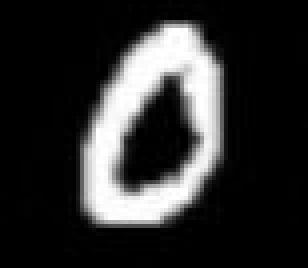
#> input picture auto_deploy/data/0.jpg, 77 x 67 px (shown 4 times larger)
$ jupyter execute --allow-errors graph_tutorial.ipynb
#> lines starting #> are read from the running program, lines starting #| are printed output that depends on the picture
### auto_deploy/graph.py
import numpy as np
import cv2
import onnx
import onnxruntime
import torch
from torch import nn
import array
from op_codegen import cg

class Attr(object):
    def __init__(self, ksize=0, stride=0, pad=0, c_in=0, c_out=0):
        self.ksize = ksize
        self.stride = stride
        self.pad = pad
        self.c_in = c_in
        self.c_out = c_out


class Tensor(object):
    # consumer
    # producer
    # [13 lines left out: function __init__, not called in this run]

    @property
    def value(self):
        return self._value

    @value.setter
    def value(self, x):
        self._value = x

    @property
    def dims(self):
        return self._dims

    @dims.setter
    def dims(self, dims):
        self._dims = dims

    # [12 lines left out: functions get_size, get_dim_str, not called in this run]

    def __repr__(self):
        return "tensor: {}[{}] ({})".format(self.name, self.get_size(),
                                            self.get_dim_str())

    def __str__(self):
        return self.__repr__()

    def dump(self):
        return self.__repr__()


class Node(object):
    # [20 lines left out: functions __init__, __repr__, not called in this run]

    def __str__(self):
        return self.__repr__()

    # [109 lines left out: functions onnxattr_to_dict, get_parents, get_children, dump_output, infershape, codegen, not called in this run]


class Graph(object):
    def __init__(self, name, model_path, input_dims, debug = 0):
        self.name = name
        self.load_onnx_model(model_path, input_dims, debug)
        self.onnx_op_flag = 0

    # model
    def load_onnx_model(self, model_path, input_dims, debug=0):
#> (the call stopped at in load_onnx_model, `session = onnxruntime.InferenceSession(model_path, None)`: onnxruntime is not available in this run)
        # [10 lines left out: function get_weight_data, not called in this run]

        session = onnxruntime.InferenceSession(model_path, None)
        input_name = session.get_inputs()[0].name
        self.input_name = input_name
        output_name = session.get_outputs()[0].name
        self.output_name = output_name

        onnx_model = onnx.load(model_path)
        graph = onnx_model.graph
        nodes = graph.node

        weight_data = onnx_model.graph.initializer
        w_dict = {}
        for idx, weight in enumerate(weight_data):
            w_dict[weight.name] = idx

        node_dict = {}
        tensor_list_name = set()
        tensor_dict = {}
        for n in nodes:
            tensor_list_name.update(n.input)
            tensor_list_name.update(n.output)
        for t_name in tensor_list_name:
            if t_name in w_dict:
                w = weight_data[w_dict[t_name]]
                tensor_dict[t_name] = Tensor(t_name, w.dims,
                                             get_weight_data(w))
                tensor_dict[t_name].producer.append('_param')
            else:
                tensor_dict[t_name] = Tensor(t_name)

        for n in nodes:
            # node attr/param
            onnxattr = Node.onnxattr_to_dict(n.attribute)
            attr = Attr()
            if 'kernel_shape' in onnxattr:
                attr.ksize = onnxattr['kernel_shape'][0]
            if 'strides' in onnxattr:
                attr.stride = onnxattr['strides'][0]
            if 'pads' in onnxattr:
                attr.pad = onnxattr['pads'][0]
            elif 'auto_pad' in onnxattr:
                attr.pad = int(attr.ksize // 2)
            if n.op_type == 'Conv':
                w = weight_data[w_dict[n.input[1]]]
                attr.c_in = w.dims[1]
                attr.c_out = w.dims[0]
            inputs = []
            outputs = []
            for t in n.input:
                tensor_dict[t].consumer.append(n.name)
                inputs.append(tensor_dict[t])
                if t == input_name:
                    self.input_tensor = tensor_dict[t]
                    tensor_dict[t].dims = input_dims

            for t in n.output:
                tensor_dict[t].producer.append(n.name)
                outputs.append(tensor_dict[t])
                if t == output_name:
                    self.output_tensor = tensor_dict[t]

            node = Node(n.name, n.op_type, inputs, outputs, attr)
            node_dict[n.name] = node

        self.node_dict = node_dict
        if debug:
            for tname in tensor_dict:
                t = tensor_dict[tname]
                print(t, "producer: ", t.producer, "\tconsumer: ", t.consumer)

    def __repr__(self):
        ret = ''
        for name in self.node_dict:
            n = self.node_dict[name]
            # input="inputs: ["+", ".join(n.input)+"]\t"
            # output="outputs: ["+", ".join(n.output)+"]\n"
            # line = name+op+input+output
            ret += (str(n) + "\n")
        return ret

    def __str__(self):
        return self.__repr__()

    def topologic_sort(self):
        #by indegree_dict
        # no depend list (indegree==0)
        indegree = dict()
        no_depend_list = []
        for u in self.node_dict:
            node_u = self.node_dict[u]
            parents = node_u.get_parents()
            indegree[u] = len(parents)
            if indegree[u] == 0:
                no_depend_list.append(u)

        seq_nodes = []
        while len(no_depend_list) > 0:
            u = no_depend_list.pop(0)
            seq_nodes.append(u)
            node_u = self.node_dict[u]
            # remove edges
            for v in node_u.get_children():
                indegree[v] -= 1
                if indegree[v] == 0:
                    no_depend_list.append(v)
        self.seq_nodes = seq_nodes

    def infershape(self):
        self.topologic_sort()
        for n in self.seq_nodes:
            node = self.node_dict[n]
            node.infershape()

    # [22 lines left out: function get_all_tensors, not called in this run]

    def dump_ir(self):
        self.topologic_sort()
        tensor_dict = {}
        tensor_idx = 0
        ret = ""

        for n in self.seq_nodes:
            node = self.node_dict[n]
            line = ""
            for t in node.input:
                if t.name not in tensor_dict:
                    tensor_dict[t.name] = tensor_idx
                    tensor_idx += 1
                    t_string = "%" + str(
                        tensor_dict[t.name]) + " = " + t.name + "\n"
                    line += t_string
            for t in node.output:
                if t.name not in tensor_dict:
                    tensor_dict[t.name] = tensor_idx
                    tensor_idx += 1
            out_string = ['%' + str(tensor_dict[t.name]) for t in node.output]
            inp_string = ['%' + str(tensor_dict[t.name]) for t in node.input]
            node_string = ','.join(
                out_string) + " = " + node.op_type + "(" + ",".join(
                    inp_string) + ")\n"
            line += node_string
            ret += line
        print(ret)

    def feed_input_data(self, input_data, input_dim):
        x = self.input_tensor
        x.dims = input_dim
        x.value = input_data

    def get_output_data(self):
        return self.output_tensor.value

    # [150 lines left out: functions onnx_op_codegen, run, gen_main_cpp, not called in this run]

### auto_deploy/pass_manager.py
def fuse_two_nodes_impl(graph, op1, op2):
    # [26 lines left out: function fuse_nodes, not called in this run]

    name_list = []
    for u in graph.node_dict:
        node_u = graph.node_dict[u]
        if node_u.op_type == op1:
            # u only one output, in this case:
            if len(node_u.output) == 1:
                out_tensor = node_u.output[0]
                # u.children=[v]
                for v in out_tensor.consumer:
                    # print("node_v",v)
                    if graph.node_dict[v].op_type == op2:
                        name_list.append((u, v))
    for (u, v) in name_list:
        fuse_nodes(u, v)
    return graph


class Pass(object):
    def __init__(self, pass_type=None, input_name=[], output_name=[]):
        self.input_name = input_name
        self.output_name = output_name
        self.pass_type = pass_type
        if (pass_type == 'fuse_two_nodes' and len(output_name) == 0):
            self.output_name = ["_".join(input_name) + '_fused']
        self.input_name = input_name
        if len(output_name) >= 1:
            self.output_name = output_name
        self.name = pass_type + '@' + "@".join(
            self.input_name) + "@" + "@".join(self.output_name)
        self.name = pass_type + '@' + "@".join(
            self.input_name) + "@" + "@".join(self.output_name)

    # [5 lines left out: function __repr__, not called in this run]

    def __str__(self):
        return self.__repr__()

    def set_impl(self, func):
        self.impl = func


class Pass_Manager(object):
    def __init__(self):
        self.pass_func_dict = {}
        self.pass_pattern_dict = {}

    def __setitem__(self, key, value):
        self.pass_pattern_dict[key] = value

    def register(self, key):
        return lambda func: self.__setitem__(key, func)

    def __getitem__(self, key):
        return self.pass_pattern_dict[key]

    def __contains__(self, key):
        return key in self.pass_pattern_dict

    def keys(self):
        return self.pass_pattern_dict.keys()

    def add(self, pass_type, input_name=[], output_name=[]):
        pass_i = Pass(pass_type, input_name, output_name)
        if pass_type == 'fuse_two_nodes':
            func = self.pass_pattern_dict[pass_type](input_name[0],
                                                     input_name[1])
            pass_i.set_impl(func)
        else:

            func = self.pass_pattern_dict[pass_type]()
            pass_i.set_impl(func)
        self.pass_func_dict[pass_i.name] = pass_i

    def get_seq_pass_list(self):
        dependency = dict()
        for u in self.pass_func_dict:
            dependency[u] = []
            pass_u = self.pass_func_dict[u]
            for t in pass_u.output_name:
                for v in self.pass_func_dict:
                    if v != u:
                        if t in self.pass_func_dict[v].input_name:
                            dependency[u].append(v)
        indegree = dict()
        for u in self.pass_func_dict:
            indegree[u] = 0
        for u in self.pass_func_dict:
            for v in dependency[u]:
                indegree[v] += 1

        no_depend_list = []
        for u in indegree:
            if indegree[u] == 0:
                no_depend_list.append(u)

        pass_seq_list = []
        while len(no_depend_list) > 0:
            u = no_depend_list.pop(0)
            pass_seq_list.append(u)
            # remove edges
            for v in dependency[u]:
                indegree[v] -= 1
                if indegree[v] == 0:
                    no_depend_list.append(v)
        assert (len(pass_seq_list) == len(self.pass_func_dict))
        return pass_seq_list

    def run_all_pass(self, graph):
        pass_seq_list = self.get_seq_pass_list()
        for i in pass_seq_list:
            opt_pass = pass_m.pass_func_dict[i]
            pass_func = opt_pass.impl
            graph = pass_func(graph)
        return graph


pass_m = Pass_Manager()


@pass_m.register("fuse_two_nodes")
def fuse_two_nodes(op1, op2):
    return lambda graph: fuse_two_nodes_impl(graph, op1, op2)


@pass_m.register("flatten_add_param_shape")
def flatten_add_param_shape():
    # [10 lines left out: function flatten_add_param_shape_impl, not called in this run]

    return flatten_add_param_shape_impl


@pass_m.register("remove_reshape")
def remove_reshape():
    # [37 lines left out: function remove_reshape_impl, not called in this run]

    return remove_reshape_impl


pass_m.add('fuse_two_nodes', ['MatMul', 'Add'])
pass_m.add('fuse_two_nodes', ['Conv', 'Add'])
pass_m.add('flatten_add_param_shape')
# pass_m.add('fuse_two_nodes',['Conv_Add_fused','Relu'])
pass_m.add('remove_reshape')

# print(pass_m.get_seq_pass_list())

### auto_deploy/graph_tutorial.ipynb
[cell 1]
from graph import Graph
from pass_manager import pass_m
import cv2
import numpy as np
import array

# load onnx mode

[cell 2]
inp_dim = [1, 1, 28, 28]
graph = Graph('mnist', './data/mnist-8.onnx', inp_dim, debug=1)

this print all tensors in graph, with tensors' producer nodes and consumer nodes
- the tensor `Input3` with empty producer is the graph's input tensor
- the tensor `Plus214_Output_0` with empty consumer is the graph's output tensor

# print(graph)
this will print all nodes in graph with (node.name, node.op_type)

#> (a cell that did not finish here is left out)

# run pass
this will fuse conv_add, and remove reshape node

#> (a cell that did not finish here is left out)

# dump graph ir

#> (a cell that did not finish here is left out)


# inference, get all tensors

#> (a cell that did not finish here is left out)

tensor_map = graph.get_all_tensors(debug=1)

# mnist demo (with preprocess, postprocess)

[cell 7]
def preprocess(img_path, inp_dim):
#> called with img_path = 'data/0.jpg'
    image = cv2.imread(img_path)
#> image is the input picture: shape (67, 77, 3); min 0, max 255, mean 46
    gray = cv2.cvtColor(image, cv2.COLOR_BGR2GRAY)
    gray = cv2.resize(gray,(inp_dim[2], inp_dim[3])).astype(np.float32) / 255
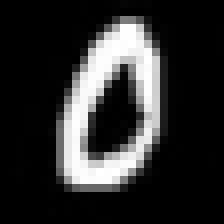
#> gray: shape (28, 28) float32 (shown 8 times larger); min 0, max 1, mean 0.18
    input_data = np.reshape(gray, inp_dim)
    return input_data

def postprocess(out_data):
    prediction = int(np.argmax(np.array(out_data).squeeze(), axis=0))
    print("prediction: ", prediction)

def mnist_demo(image_path):
    inp_data = preprocess(image_path, inp_dim)
    graph.feed_input_data(inp_data, inp_dim)
    graph.run()
    out_data = graph.get_output_data()
    postprocess(out_data)

#> (the rest of this cell did not finish here and is left out)

# dump output data of each node
the dumped data can be found in `data/` directory

[cell 8]
inp_data = preprocess("data/6.jpg", inp_dim)
#> call 2 of preprocess, with img_path = 'data/6.jpg'
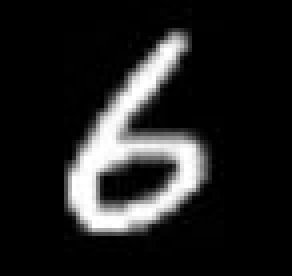
#> input picture auto_deploy/data/6.jpg, 73 x 69 px (shown 4 times larger)
#> in preprocess, image is the input picture: shape (69, 73, 3); min 0, max 255, mean 33.7
#> in preprocess (call 2), `gray = cv2.resize(gray,(inp_dim[2], inp_dim[3])).astype(np.float32) / ..`:
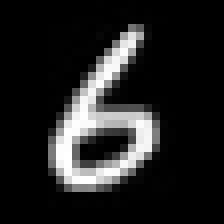
#> gray: shape (28, 28) float32 (shown 8 times larger); min 0, max 1, mean 0.132
#> (the rest of this cell did not finish here and is left out)

# check output data

#> (a cell that did not finish here is left out)

# save input data

[cell 10]
inp_data = preprocess("data/6.jpg", inp_dim)
import array
data=array.array('f',inp_data.flatten())
with open('data/input_6.bin','wb') as fp:
    data.tofile(fp)
